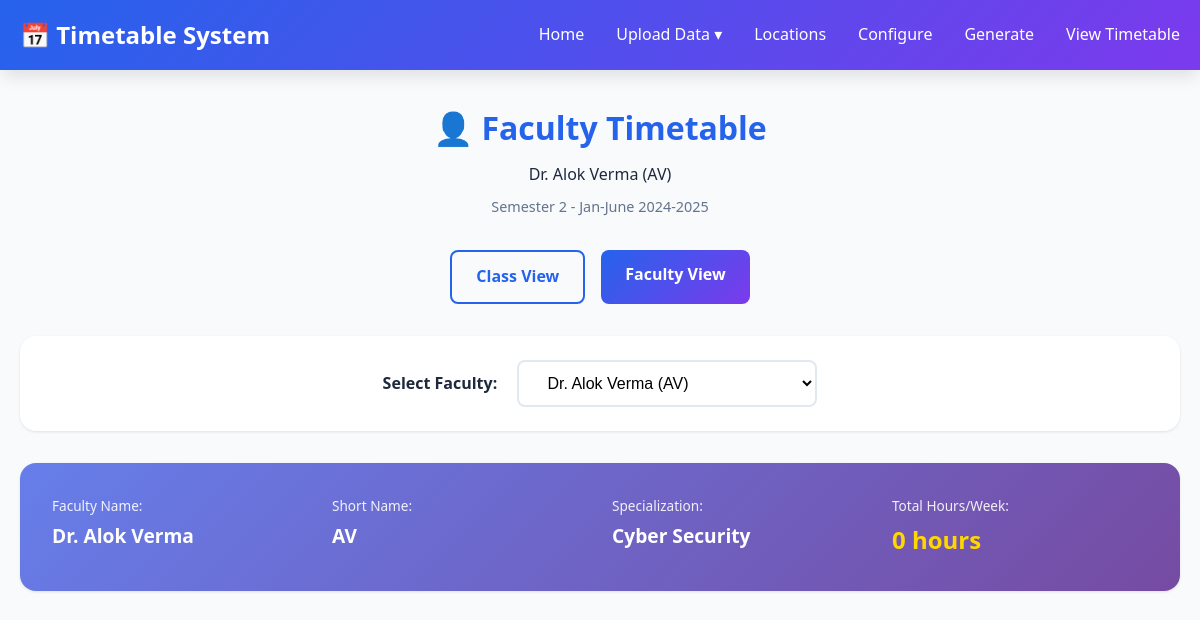
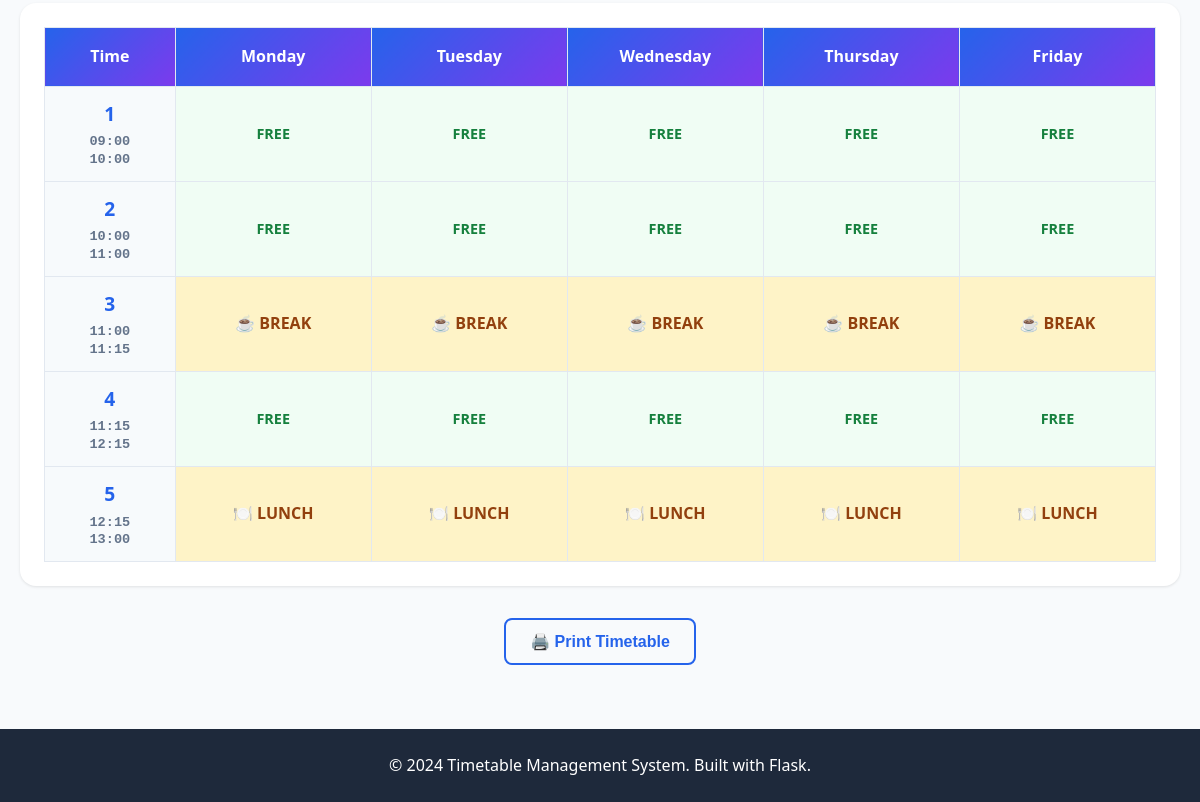
/timetable?type=faculty, run on an earlier commit of the app's database (2 pictures, top to bottom).
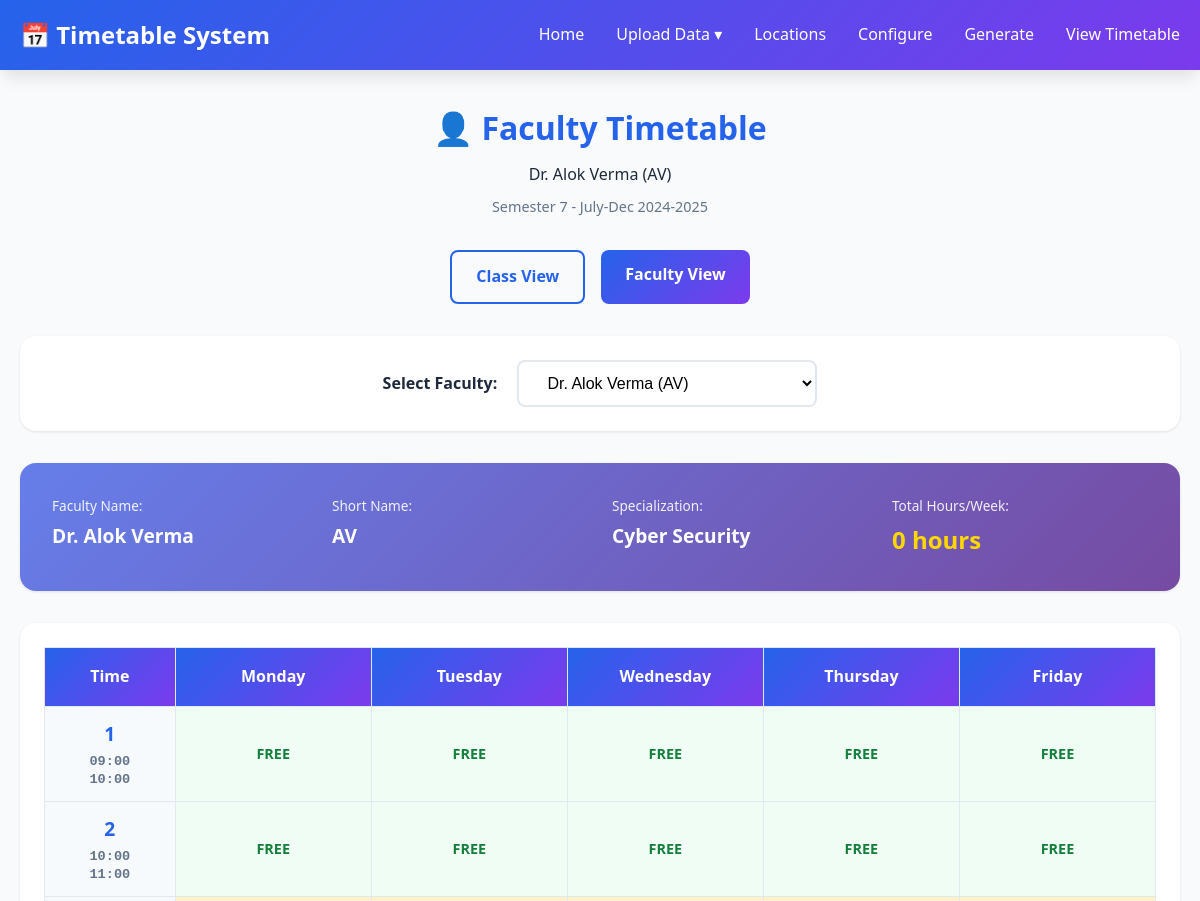
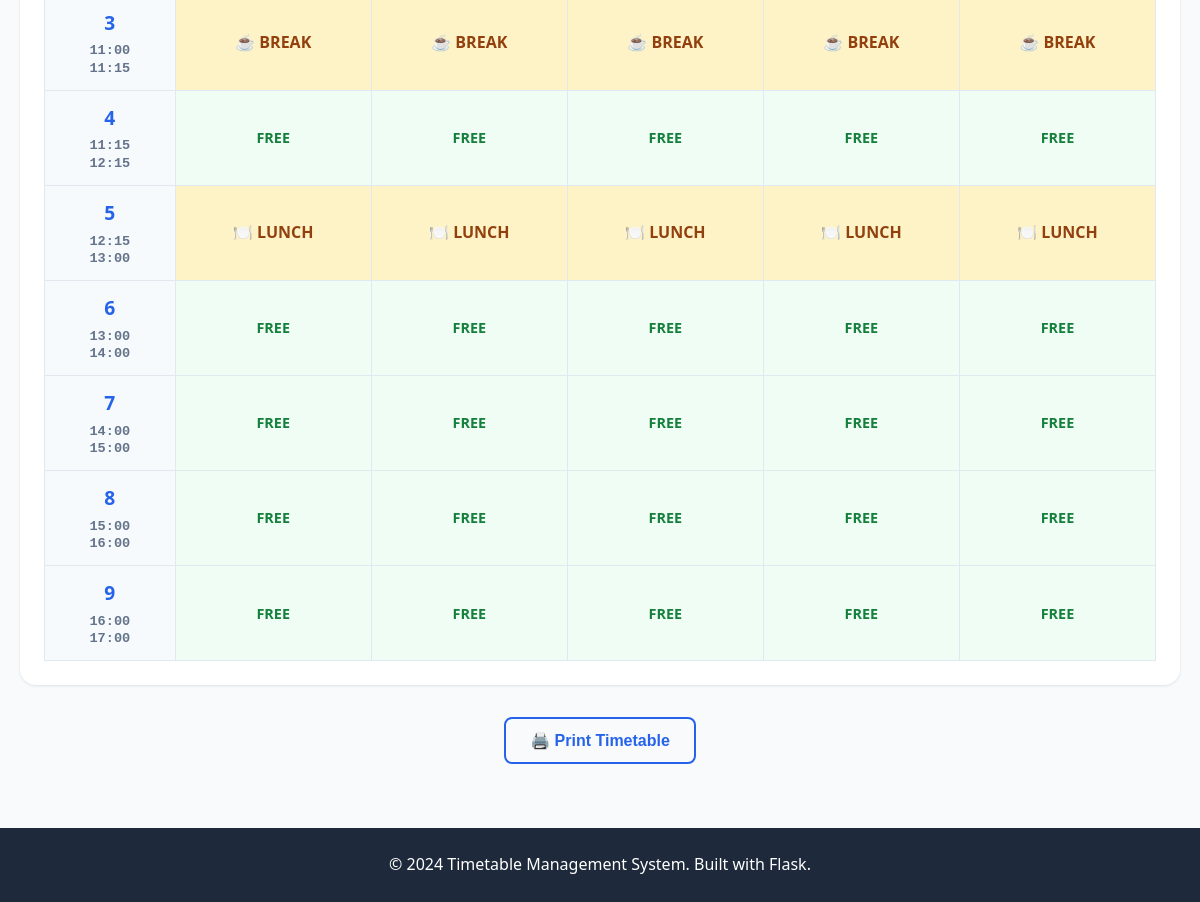
And on a later commit of the database (2 pictures, top to bottom).
### tables this page shows
CREATE TABLE academic_config (
            id INTEGER PRIMARY KEY AUTOINCREMENT,
            academic_year TEXT NOT NULL,
            term TEXT NOT NULL,
            semester INTEGER NOT NULL,
            working_days TEXT NOT NULL,
            shift_mode TEXT NOT NULL,
            shift_timings TEXT,
            created_at TIMESTAMP DEFAULT CURRENT_TIMESTAMP,
            is_active INTEGER DEFAULT 1
        );

### app.py (the view)
@app.route('/timetable')
def view_timetable():
    active_config = get_active_config()
    if not active_config:
        flash('Please configure academic settings first', 'error')
        return redirect(url_for('configure_page'))
    view_type = request.args.get('type', 'class')
    if view_type == 'class':
        if active_config['shift_mode'] == 'multi':
            timetable_data = get_class_timetable_multishift(active_config['id'])
        else:
            timetable_data = get_class_timetable_grid(active_config['id'])
        if not timetable_data:
            flash('No timetable data found', 'error')
            return redirect(url_for('generate_page'))
        stats = get_timetable_statistics(active_config['id'])
        if timetable_data.get('is_multi_shift'):
            return render_template('timetable_class.html',
                                 config=timetable_data['config'],
                                 days=timetable_data['days'],
                                 shifts=timetable_data['shifts'],
                                 is_multi_shift=True,
                                 stats=stats)
        else:
            return render_template('timetable_class.html',
                                 config=timetable_data['config'],
                                 days=timetable_data['days'],
                                 time_slots=timetable_data['time_slots'],
                                 is_multi_shift=False,
                                 stats=stats)
    else:  # Faculty view
        all_faculty = get_all_faculty_list()
        if not all_faculty:
            flash('No faculty found. Please upload faculty data first.', 'error')
            return redirect(url_for('upload_page'))
        faculty_id = request.args.get('faculty_id')
        if not faculty_id:
            faculty_id = all_faculty[0]['id']
        else:
            faculty_id = int(faculty_id)
        if active_config['shift_mode'] == 'multi':
            timetable_data = get_faculty_timetable_multishift(active_config['id'], faculty_id)
        else:
            timetable_data = get_faculty_timetable_grid(active_config['id'], faculty_id)
        if not timetable_data:
            flash('No timetable data found for this faculty', 'warning')
            return redirect(url_for('generate_page'))
        if timetable_data.get('is_multi_shift'):
            return render_template('timetable_faculty_grid.html',
                                 config=timetable_data['config'],
                                 faculty=timetable_data['faculty'],
                                 days=timetable_data['days'],
                                 shifts=timetable_data['shifts'],
                                 is_multi_shift=True,
                                 total_hours=timetable_data['total_hours'],
                                 all_faculty=all_faculty)
        else:
            return render_template('timetable_faculty_grid.html',
                                 config=timetable_data['config'],
                                 faculty=timetable_data['faculty'],
                                 days=timetable_data['days'],
                                 time_slots=timetable_data['time_slots'],
                                 is_multi_shift=False,
                                 total_hours=timetable_data['total_hours'],
                                 all_faculty=all_faculty)

### database/db_setup.py (called while the page is built)
def get_connection():
    os.makedirs('database', exist_ok=True)
    conn = sqlite3.connect(DATABASE_PATH)
    conn.row_factory = sqlite3.Row  # Access columns by name
    return conn

### services/config_service.py (called while the page is built)
def get_active_config():
    conn = get_connection()
    cursor = conn.cursor()
    cursor.execute('SELECT * FROM academic_config WHERE is_active = 1 ORDER BY id DESC LIMIT 1')
    row = cursor.fetchone()
    conn.close()
    if row:
        config = dict(row)
        config['shift_timings'] = json.loads(config['shift_timings'])
        return config
    return None

### services/timetable_service.py (called while the page is built)
def get_all_faculty_list():
    conn = get_connection()
    cursor = conn.cursor()
    cursor.execute('''
        SELECT id, faculty_name, short_name
        FROM faculty
        ORDER BY faculty_name
    ''')
    faculty_list = [dict(row) for row in cursor.fetchall()]
    conn.close()
    return faculty_list

### templates/timetable_faculty_grid.html (shortened to what the changed rows need)
{% extends "base.html" %}
{% block content %}
<div class="page-header">
    <h1>👤 Faculty Timetable</h1>
    <p>{{ faculty.faculty_name }} ({{ faculty.short_name }})</p>
    <p class="semester-info">Semester {{ config.semester }} - {{ config.term }} {{ config.academic_year }}</p>
</div>
{% if is_multi_shift %}
    {% for shift in shifts %}
    <div class="shift-container">
        <div class="shift-header">
            <h2>{{ shift.name }}</h2>
            <p>⏰ {{ shift.start_time }} - {{ shift.end_time }}</p>
        </div>
        <div class="timetable-grid-container">
            <table class="timetable-grid">
                <thead>
                    <tr>
                        <th class="time-header">Time</th>
                        {% for day in days %}
                        <th class="day-header">{{ day }}</th>
                        {% endfor %}
                    </tr>
                </thead>
                <tbody>
                    {% for slot in shift.time_slots %}
                    <tr>
                        <td class="time-cell">
                            <div class="slot-number">{{ loop.index }}</div>
                            <div class="time-range">
                                {{ slot.start_time }}<br>{{ slot.end_time }}
                            </div>
                        </td>
                        {% for day in days %}
                            {% set cell = slot.days[day] %}
                            {% if cell.is_break %}
                                <td class="break-cell">
                                    ☕ BREAK
                                </td>
                            {% elif cell.subject_code %}
                                <td class="subject-cell {% if cell.slot_type == 'lab' %}lab-cell{% endif %}">
                                    <div class="subject-code">{{ cell.subject_code }}</div>
                                    <div class="subject-name">{{ cell.subject_name }}</div>
                                    {% if cell.slot_type == 'lab' %}
                                        <span class="lab-badge">🔬 LAB</span>
                                    {% else %}
                                        <span class="lecture-badge">📚 LECTURE</span>
                                    {% endif %}
                                </td>
                            {% else %}
                                <td class="free-cell">FREE</td>
                            {% endif %}
                        {% endfor %}
                    </tr>
                    {% endfor %}
                </tbody>
            </table>
        </div>
    </div>
    {% endfor %}
{% else %}
    <div class="timetable-grid-container">
        <table class="timetable-grid">
            <thead>
                <tr>
                    <th class="time-header">Time</th>
                    {% for day in days %}
                    <th class="day-header">{{ day }}</th>
                    {% endfor %}
                </tr>
            </thead>
            <tbody>
                {% for slot in time_slots %}
                <tr>
                    <td class="time-cell">
                        <div class="slot-number">{{ slot.slot_number }}</div>
                        <div class="time-range">
                            {{ slot.start_time }}<br>{{ slot.end_time }}
                        </div>
                    </td>
                    {% for day in days %}
                        {% set cell = slot.days[day] %}
                        {% if cell.is_break %}
                            <td class="break-cell">
                                {% if slot.slot_number == 5 %}
                                    🍽️ LUNCH
                                {% else %}
                                    ☕ BREAK
                                {% endif %}
                            </td>
                        {% else %}
                            <td class="free-cell">FREE</td>
                        {% endif %}
                    {% endfor %}
                </tr>
                {% endfor %}
            </tbody>
        </table>
    </div>
{% endif %}
{% endblock %}

What changed in the data, as far as the page shows it:
no longer on this page (row edited): academic_config: semester "2", term "Jan-June", academic_year "2024-2025"
added academic_config: semester "7", term "July-Dec", academic_year "2024-2025"
Also different on the page:
new list line: "6 13:00 14:00 FREE FREE FREE FREE FREE"
new list line: "7 14:00 15:00 FREE FREE FREE FREE FREE"
new list line: "8 15:00 16:00 FREE FREE FREE FREE FREE"
new list line: "9 16:00 17:00 FREE FREE FREE FREE FREE"
